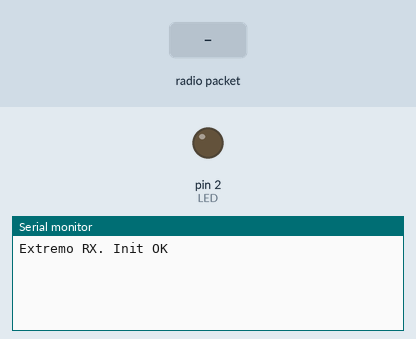
Recording of a sketch running on a simulated Arduino Uno, built with avr-gcc and run on an emulated ATmega328P. On the bench: output pins drawn as LEDs (lit = HIGH), the last lines printed to the serial monitor. Inputs (shaded band) come from the test bench. No radio packets arrive unless stated.

Above: at 1.2 s.
1.3 s: radio packet "Encendido" arrives
At 2.3 s:
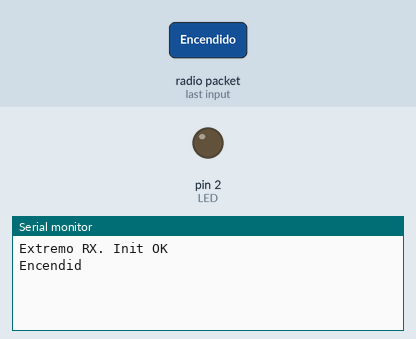
2.8 s: radio packet "Apagado" arrives
At 3.5 s:
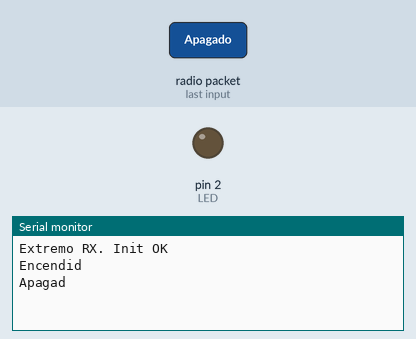

Measured:
- after the input at 1.3 s, the serial monitor: prints a new line after 0.08 s (image 1)
- after the input at 2.8 s, the serial monitor: prints a new line after 0.08 s (image 2)

The sketch:

esclavo_acuse_recibo.ino
```cpp
#include <RH_ASK.h>
#include <SPI.h>
#define MAX_MSG_LEN 59
#define LED 2


RH_ASK receptor = RH_ASK(2000, 11, 12, 10, false);


void setup() {
  Serial.begin(9600);
  pinMode( LED, OUTPUT);
  if (receptor.init()) Serial.println("Extremo RX. Init OK");
}


void loop() {
  // Creamos las variables que vamos a utilizar.
  char mensaje_encendido[MAX_MSG_LEN + 1] = "Se ha encendido   ";
  char mensaje_apagado[MAX_MSG_LEN + 1] = "Se ha apagado   ";
  char msg[MAX_MSG_LEN];
  byte len = sizeof(msg);
  char accion[MAX_MSG_LEN];
  char * posicion_accion ;
  char numero_serie[MAX_MSG_LEN];


  // Leemos si ha habido señal con el receptor.
  if (receptor.recv( (uint8_t*) msg, (uint8_t*) &len)) {

    // Con este delay esperamos a que se hayan enviado todas las secuencias para empezar
    // a trabajar con la señal recivida. Asi, podremos enviarla cuando el receptor_master
    // este preparado para recibir.
    delay(80);

    // Aqui cambiamos el ultimo elemento para que sea un fin de cadena
    // esto es indispensable para que la funcion strcmp pueda comparar
    // el mensaje
    msg[len-1]=0;
    Serial.println(msg);

    // Con la funcion strchr buscamos la posicion del primer ' ' para asi poder
    // separar el mensaje en dos partes, la accion, y el codigo clave del receptor
    posicion_accion = strchr(msg, ' ');
    int posicion = posicion_accion - msg;
    if( posicion < 0) posicion = 0;

    // Con este blucle separamos el mensaje msg en los dos codigos, uno en la accion
    // y otro en la clave del receptor
    for( byte i = 0; i < len - posicion; i++){
      if( i >= posicion){
        if( i == posicion){
          numero_serie[i] = 0;
        }
        accion[i - 1] = msg[i + posicion];
      }
      else if( i < posicion){
        numero_serie[i] = msg[i];
      }
    }


    // Primero identificamos si somos el receptor que deseamos, en este caso el numero uno
    if( strcmp( numero_serie, "1") == 0){

      // Gracias a esta funcion podemos comparar dos cadenas de caracteres
      // con lo que apagamos o encendemos el LED.
      if( strcmp( accion, "Encendido") == 0){
        digitalWrite( LED, HIGH);
        delay(50);

        // Ademas de encender el LED, enviamos el mensaje para comprobar que el mensaje ha
        // llegado al destinatario.
        for( int i = 0; i < 20; i++){
          receptor.send((uint8_t *)mensaje_encendido, strlen(mensaje_encendido));
          receptor.waitPacketSent();
          delay(10);
        }
        Serial.println("Enviado!");
      }


      else if( strcmp( accion, "Apagado") == 0){
        digitalWrite( LED, LOW);
        delay(50);

        // Ademas de apagar el LED, enviamos el mensaje para comprobar que el mensaje ha
        // llegado al destinatario.
        for( int i = 0; i < 20; i++){
          receptor.send((uint8_t *)mensaje_apagado, strlen(mensaje_apagado));
          receptor.waitPacketSent();
          delay(10);
        }
        Serial.println("Enviado!");
      }
    }

  }


}
```
